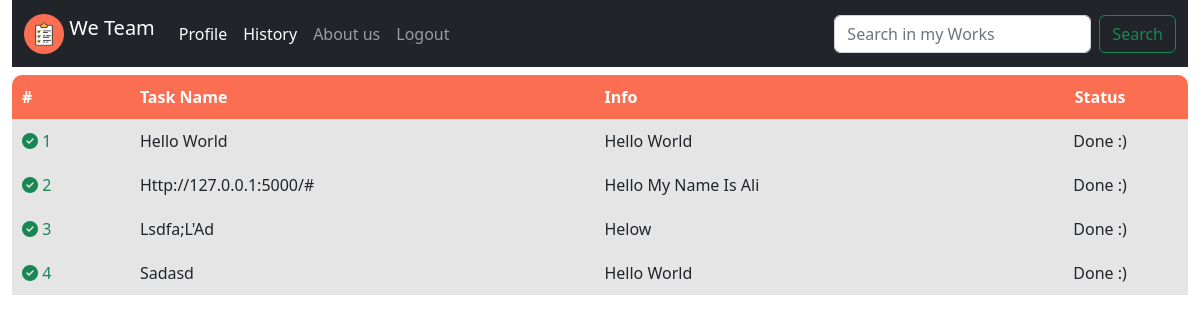
Screenshot of /history (signed in) with the database file from the repository.
### app.py (models this page shows)
class Task(db.Model):
    __tablename__ = "tasks"
    id = db.Column(db.Integer, primary_key=True)
    user_id = db.Column(db.Integer,db.ForeignKey('users.id'))
    task_title = db.Column(db.String(64) ,nullable=False ,unique=False)
    task_info = db.Column(db.String(256) ,nullable=False,unique=False)
    status = db.Column(db.Integer ,default = 0)
    date = db.Column(db.DateTime ,default=datetime.now())

### app.py (the view)
@app.route("/history")
@login_required
def history():
    old_Task = Task.query.filter_by(status=1,user_id=session["user_id"])
    return render_template("history.html",user_db=old_Task)

### subpython/validate.py (called while the page is built)
def login_required(f):
    @wraps(f)
    def decorated_function(*args, **kwargs):
        if session.get("user_id") is None:
            return redirect("/login")
        return f(*args, **kwargs)
    return decorated_function

### templates/History.html (shortened to what this page needs)
{% extends "base.html" %}
{% block style%}
<link
rel="stylesheet"
href=" {{ url_for('static', filename='css-main/index/index-helper.css') }} "
/>
<link
rel="stylesheet"
href=" {{ url_for('static', filename='css-main/index/index.css') }} "
/>
<link
rel="stylesheet"
href=" {{ url_for('static', filename='css-main/index/index-Modal.css') }} "
/>
{% endblock%}
{% block main %}
<table class="table-content">
<thead>
        <tr class="header-col">
            <th class="header-cell left-top">#</th>
            <th class="header-cell">Task Name</th>
            <th class="header-cell">Info</th>
            <th class="header-cell right-top text-center">Status</th>
        </tr>
</thead>
<tbody>
<div class="body-table">
{% if user_db %}
      {% for each in user_db %}
            {% set line_counter = loop.index %}
                <tr class="even">
                    <td>
                      <div class="text-success">
                        <i class="fa-solid fa-circle-check"></i>
                        {{line_counter}}
                      </div>
                    </td>
                    <td class="mt-2 mb-2">
                      {{each.task_title}}
                    </td>
                    <td class="mt-2 mb-2">
                      {{each.task_info}}
                    </td>
                    <td class="last" class="mt-2 mb-2">
                       <span>Done :)</span>
                    </td>
                </tr>
        {% endfor %}
{% endif %}
    </div>
  </tbody>
</table>
{% endblock %}

### static/css-main/Index/index-helper.css (style rules this page uses)
* { padding: 0; margin: 0; box-sizing: border-box; }
:root { --color-border:rgba(125, 125, 125, 0.595); --odd_child_color:rgba(204, 204, 204, 0.5); --header-background:#fc6e51; --header-background-lighter:#ff5634; --color:#fc6e51; font-family: system-ui, -apple-system, BlinkMacSystemFont, 'Segoe UI', Roboto, Oxygen, Ubuntu, Cantarell, 'Open Sans', 'Helvetica Neue', sans-serif; }

### static/css-main/Index/index.css (style rules this page uses)
.table-content { width: 100%; border-collapse: collapse; border-radius: 10px; }
td,th { padding: 10px; text-align: start; }
.header-cell { background-color: var(--header-background); color: white; text-align: center; text-align: start; }
.left-top { border-radius: 10px 0 0 0; }
.right-top { border-radius:0 10px 0 0; }
.even { background-color: var(--odd_child_color); }
.last { display: flex; justify-content: center; align-items: center; }

### rows the page displays
Task: line_counter "1", task_title "Hello World", task_info "Hello World"
Task: id "2", task_title "Http://127.0.0.1:5000/#", task_info "Hello My Name Is Ali"
Task: id "3", task_title "Lsdfa;L'Ad", task_info "Helow"
Task: id "4", task_title "Sadasd", task_info "Hello World"
